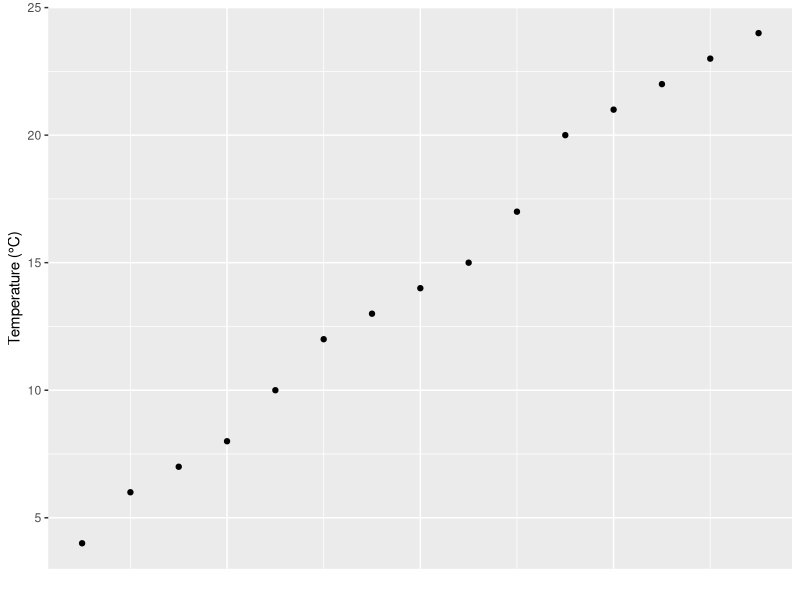
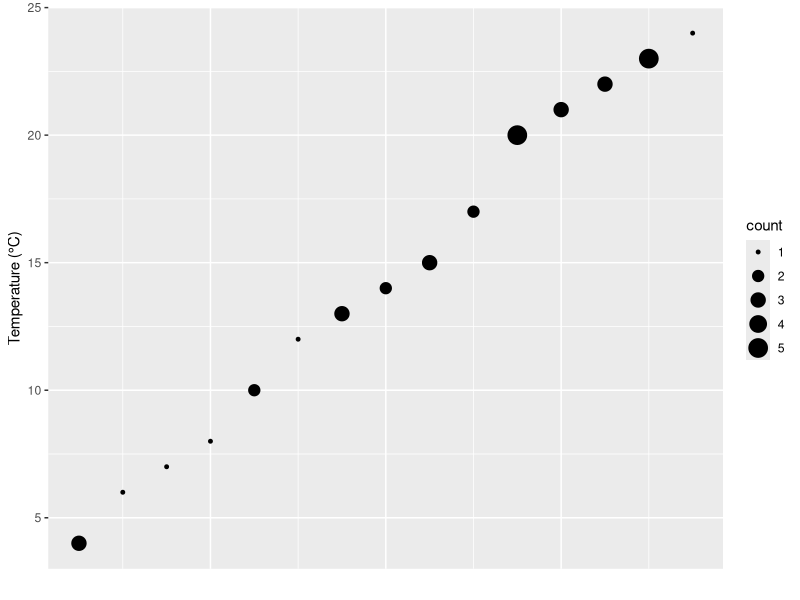
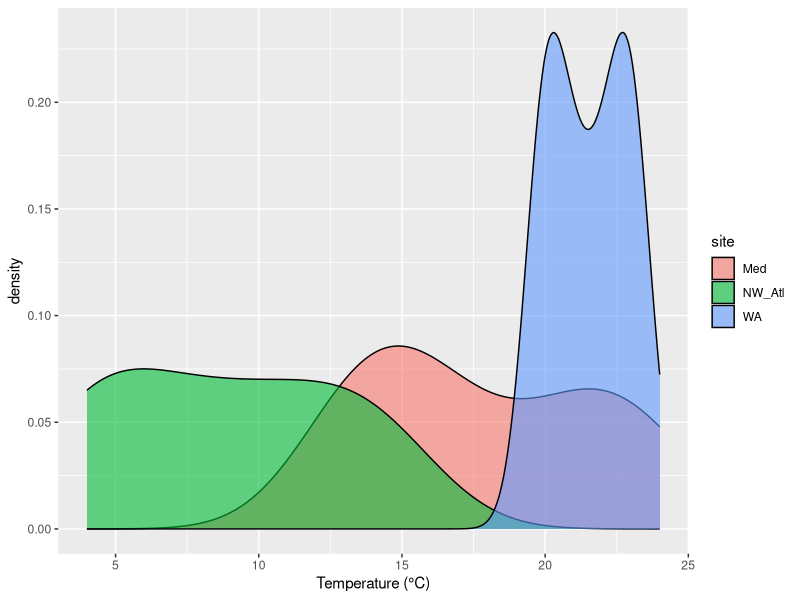

These charts were generated, in order, by the following R code:
## ---- chunk 1
knitr::opts_chunk$set(
  warning = FALSE, 
  message = FALSE,
  echo = TRUE,
  eval = FALSE
)
## ---- chunk 2
library(tidyverse)
## ---- chunk 3
# Note what the 'Delimiter' is 
sst_NOAA <- read_csv("course_material/data/sst_NOAA.csv")
## ---- chunk 4
head(sst_NOAA)
## ---- chunk 5
head(sst_NOAA, n = 3)
tail(sst_NOAA, n = 2)
## ---- chunk 6
glimpse(sst_NOAA)
## ---- chunk 7
summary(sst_NOAA)
## ---- chunk 8
sst_NOAA %>% # Chose the dataframe
  summarise(mean_temp = mean(temp)) # Calculate mean temperature
## ---- chunk 9
sst_NOAA %>% # Select 'laminaria'
  group_by(site) %>% # Group the dataframe by site
  summarise(var_temp = var(temp), # Calculate variance
            n_temp = n()) %>%  # Count number of values
  mutate(se_temp = sqrt(var_temp / n_temp)) # Calculate se
## ---- chunk 10
sst_NOAA %>% 
  rename(source = site) %>% 
  head(3)
## ---- chunk 11
sst_NOAA %>% 
  transmute(kelvin = temp + 273.15) %>% 
  head(3)
## ---- chunk 12
sst_NOAA %>% 
  group_by(site, t) %>% 
  transmute(kelvin = temp + 273.15) %>% 
  head(3)
## ---- chunk 13
 sst_NOAA_n <- sst_NOAA %>%
  mutate(month = lubridate::month(t)) %>%
  group_by(site, month) %>%
  summarise(mean_temp = round(mean(temp, na.rm = T)),
            .groups = "drop") %>%
  arrange(mean_temp) %>%
  select(mean_temp) %>%
  distinct()

ggplot(data = sst_NOAA_n, aes(x = 1:nrow(sst_NOAA_n), y = mean_temp)) +
  geom_point() +
  labs(x = "", y = "Temperature (°C)") +
  theme(axis.text.x = element_blank(), 
        axis.ticks.x = element_blank())
## ---- chunk 14
 sst_NOAA_n <- sst_NOAA %>%
  mutate(month = lubridate::month(t)) %>%
  group_by(site, month) %>%
  summarise(mean_temp = round(mean(temp, na.rm = T)),
            .groups = "drop") %>%
  arrange(mean_temp) %>%
  select(mean_temp) %>%
  group_by(mean_temp) %>% 
  summarise(count = n(), 
            .groups = "drop")

ggplot(data = sst_NOAA_n, aes(x = 1:nrow(sst_NOAA_n), y = mean_temp)) +
  geom_point(aes(size = count)) +
  labs(x = "", y = "Temperature (°C)") +
  theme(axis.text.x = element_blank(), 
        axis.ticks.x = element_blank())
## ---- chunk 15
sst_NOAA %>% 
  mutate(month = lubridate::month(t)) %>%
  group_by(site, month) %>%
  summarise(mean_temp = round(mean(temp, na.rm = T)), 
            .groups = "drop") %>% 
  ggplot(aes(x = mean_temp)) +
  geom_density(aes(fill = site), alpha = 0.6) +
  labs(x = "Temperature (°C)")
## ---- chunk 16
# The top 5 variable sites as measured by SD
sst_NOAA %>% 
  mutate(month = lubridate::month(t)) %>% 
  group_by(site, month) %>% 
  summarise(sd_temp = sd(temp, na.rm = T), 
            .groups = "drop") %>% 
  arrange(desc(sd_temp)) %>% 
  slice(1:5)
